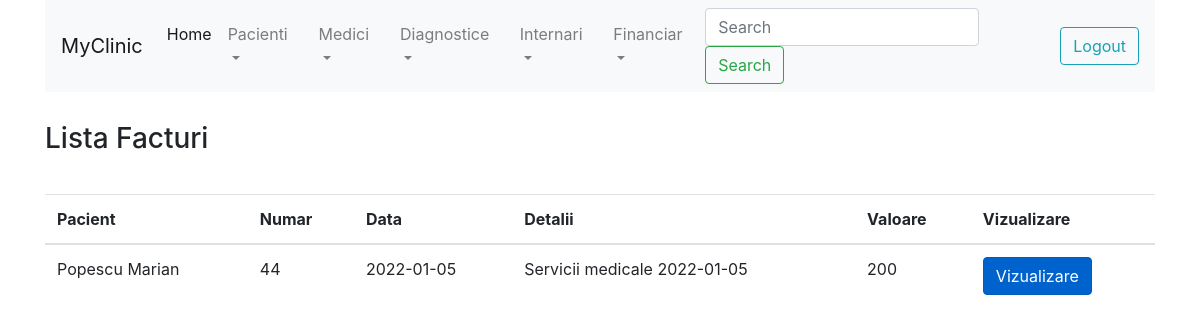
Page /lista_facturi.php (signed in) on the committed database.
### tables this page shows
CREATE TABLE `facturi` (
  `factura_id` int(11) NOT NULL AUTO_INCREMENT,
  `pacient_id` smallint(6) NOT NULL,
  `Numar` varchar(100) NOT NULL,
  `Data` date NOT NULL,
  `Detalii` varchar(200) NOT NULL,
  `Valoare` decimal(10,0) NOT NULL,
  PRIMARY KEY (`factura_id`),
  KEY `facturi_FK` (`pacient_id`),
  CONSTRAINT `facturi_FK` FOREIGN KEY (`pacient_id`) REFERENCES `pacienti` (`pacient_id`)
);

CREATE TABLE `pacienti` (
  `pacient_id` smallint(6) NOT NULL AUTO_INCREMENT,
  `Nume` varchar(100) NOT NULL,
  `Prenume` varchar(100) NOT NULL,
  `CNP` varchar(15) NOT NULL,
  `Adresa` varchar(200) DEFAULT NULL,
  PRIMARY KEY (`pacient_id`)
);

### include/db_financiar.php (called while the page is built, shortened)
<?php
function list_facturi ($conn, $search = '') {
    $sql = "SELECT f.*, p.Nume, p.Prenume FROM facturi f join pacienti p on f.pacient_id = p.pacient_id
        WHERE upper(detalii) LIKE upper('%".$search."%')";
    $result = $conn->query($sql);
    return $result;
}
?>

### lista_facturi.php (the view, shortened to what this page needs)
<?php
include 'include/db_connect.php';
include 'include/db_financiar.php';
include 'include/header.php';
include 'include/menu.php';
check_session(); ?>
<div class="col-xs-12" style="height:30px;"></div>
<h3>Lista Facturi</h3>
<div class="col-xs-12" style="height:30px;"></div>
<table class="table table-hover">
    <thead>
        <tr>
            <th scope="col">Pacient</th>
            <th scope="col">Numar</th>
            <th scope="col">Data</th>
            <th scope="col">Detalii</th>
            <th scope="col">Valoare</th>
            <th scope="col">Vizualizare</th>
        </tr>
    </thead>
    <tbody>
    <?php
        $ret = list_facturi($conn);
        $numar_facturi = $ret->num_rows;
        for ($i = 0; $i < $numar_facturi; $i++) {
            $factura = $ret->fetch_assoc();
        ?>
            <tr>
                <td><?= $factura['Nume']; ?> <?= $factura['Prenume']; ?></td>
                <td><?= $factura['Numar']; ?></td>
                <td><?= $factura['Data']; ?></td>
                <td><?= $factura['Detalii']; ?></td>
                <td><?= $factura['Valoare']; ?></td>
                <td><a href="detalii_factura.php?id=<?=$factura['factura_id'];?>" class="btn btn-primary active" role="button" aria-pressed="true">Vizualizare</a></td>
            </tr>
        <?php
        } ?>
    </tbody>
</table>
<?php include 'include/footer.php'; ?>

### rows in the picture
facturi: pacient.Nume "Popescu", pacient.Prenume "Marian", Numar "44", Data "2022-01-05", Detalii "Servicii medicale 2022-01-05", Valoare "200"
